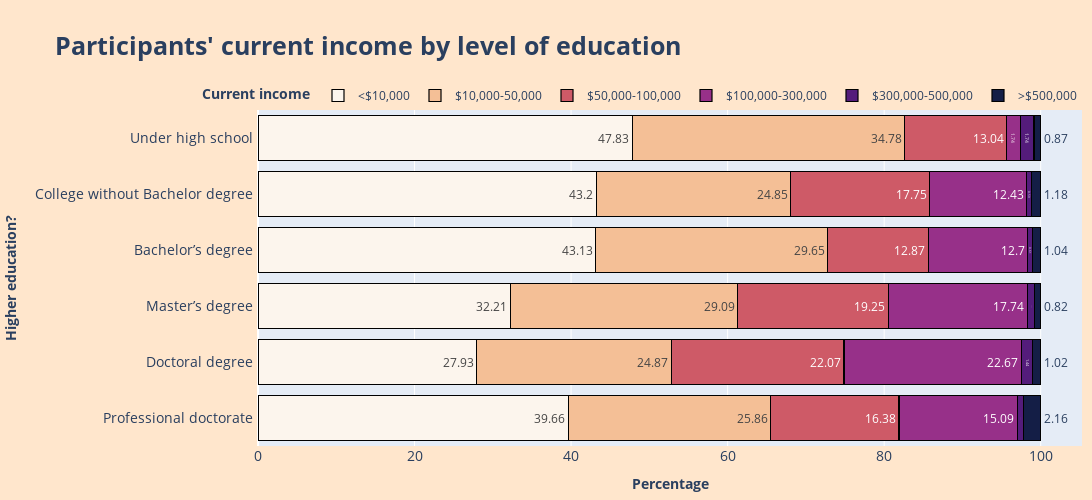

Notebook cell for this chart:
### Code cell
fig = stacked_bar_plot(filtered_education_income_df, 'Percentage', 'Higher education?', 'Current income' , 'Percentage', ['#FCF5ED', '#F4BF96', '#CE5A67', '#973089', '#541c7b','#141E46'],
                        'Higher education?', ['Under high school', 'College without Bachelor degree', 'Bachelor’s degree', 'Master’s degree', 'Doctoral degree', 'Professional doctorate'])
fig.update_layout(
    title_text = '<b>Participants\' current income by level of education</b>',
    height = 500,
    margin = dict(l=10, r=10, t=110, b=20),
    legend = dict(orientation = "h", yanchor="bottom", y=1, xanchor="right", x = 1 ),
)

fig.update_traces(marker_line_color = 'black', marker_line_width = 1.2, hovertemplate='<b>%{text} (%)</b> of <b>%{y}</b> have the income <b>%{fullData.name}</b>')
fig.show()

### Figure 1 — Plotly figure (JSON) as saved in the notebook; plotly's stock layout.template omitted (floating-point values rounded to 4 significant figures)
{"data": [{"alignmentgroup": "True", "hovertemplate": "<b>%{text} (%)</b> of <b>%{y}</b> have the income <b>%{fullData.name}</b>", "legendgroup": "<$10,000", "marker": {"color": "#FCF5ED", "line": {"color": "black", "width": 1.2}, "pattern": {"shape": ""}}, "name": "<$10,000", "offsetgroup": "<$10,000", "orientation": "h", "showlegend": true, "text": [43.13, 43.2, 27.93, 32.21, 39.66, 47.83], "textposition": "auto", "type": "bar", "x": [43.13, 43.2, 27.93, 32.21, 39.66, 47.83], "xaxis": "x", "y": ["Bachelor’s degree", "College without Bachelor degree", "Doctoral degree", "Master’s degree", "Professional doctorate", "Under high school"], "yaxis": "y"}, {"alignmentgroup": "True", "hovertemplate": "<b>%{text} (%)</b> of <b>%{y}</b> have the income <b>%{fullData.name}</b>", "legendgroup": "$10,000-50,000", "marker": {"color": "#F4BF96", "line": {"color": "black", "width": 1.2}, "pattern": {"shape": ""}}, "name": "$10,000-50,000", "offsetgroup": "$10,000-50,000", "orientation": "h", "showlegend": true, "text": [29.65, 24.85, 24.87, 29.09, 25.86, 34.78], "textposition": "auto", "type": "bar", "x": [29.65, 24.85, 24.87, 29.09, 25.86, 34.78], "xaxis": "x", "y": ["Bachelor’s degree", "College without Bachelor degree", "Doctoral degree", "Master’s degree", "Professional doctorate", "Under high school"], "yaxis": "y"}, {"alignmentgroup": "True", "hovertemplate": "<b>%{text} (%)</b> of <b>%{y}</b> have the income <b>%{fullData.name}</b>", "legendgroup": "$50,000-100,000", "marker": {"color": "#CE5A67", "line": {"color": "black", "width": 1.2}, "pattern": {"shape": ""}}, "name": "$50,000-100,000", "offsetgroup": "$50,000-100,000", "orientation": "h", "showlegend": true, "text": [12.87, 17.75, 22.07, 19.25, 16.38, 13.04], "textposition": "auto", "type": "bar", "x": [12.87, 17.75, 22.07, 19.25, 16.38, 13.04], "xaxis": "x", "y": ["Bachelor’s degree", "College without Bachelor degree", "Doctoral degree", "Master’s degree", "Professional doctorate", "Under high school"], "yaxis": "y"}, {"alignmentgroup": "True", "hovertemplate": "<b>%{text} (%)</b> of <b>%{y}</b> have the income <b>%{fullData.name}</b>", "legendgroup": "$100,000-300,000", "marker": {"color": "#973089", "line": {"color": "black", "width": 1.2}, "pattern": {"shape": ""}}, "name": "$100,000-300,000", "offsetgroup": "$100,000-300,000", "orientation": "h", "showlegend": true, "text": [12.7, 12.43, 22.67, 17.74, 15.09, 1.74], "textposition": "auto", "type": "bar", "x": [12.7, 12.43, 22.67, 17.74, 15.09, 1.74], "xaxis": "x", "y": ["Bachelor’s degree", "College without Bachelor degree", "Doctoral degree", "Master’s degree", "Professional doctorate", "Under high school"], "yaxis": "y"}, {"alignmentgroup": "True", "hovertemplate": "<b>%{text} (%)</b> of <b>%{y}</b> have the income <b>%{fullData.name}</b>", "legendgroup": "$300,000-500,000", "marker": {"color": "#541c7b", "line": {"color": "black", "width": 1.2}, "pattern": {"shape": ""}}, "name": "$300,000-500,000", "offsetgroup": "$300,000-500,000", "orientation": "h", "showlegend": true, "text": [0.61, 0.59, 1.44, 0.89, 0.86, 1.74], "textposition": "auto", "type": "bar", "x": [0.61, 0.59, 1.44, 0.89, 0.86, 1.74], "xaxis": "x", "y": ["Bachelor’s degree", "College without Bachelor degree", "Doctoral degree", "Master’s degree", "Professional doctorate", "Under high school"], "yaxis": "y"}, {"alignmentgroup": "True", "hovertemplate": "<b>%{text} (%)</b> of <b>%{y}</b> have the income <b>%{fullData.name}</b>", "legendgroup": ">$500,000", "marker": {"color": "#141E46", "line": {"color": "black", "width": 1.2}, "pattern": {"shape": ""}}, "name": ">$500,000", "offsetgroup": ">$500,000", "orientation": "h", "showlegend": true, "text": [1.04, 1.18, 1.02, 0.82, 2.16, 0.87], "textposition": "auto", "type": "bar", "x": [1.04, 1.18, 1.02, 0.82, 2.16, 0.87], "xaxis": "x", "y": ["Bachelor’s degree", "College without Bachelor degree", "Doctoral degree", "Master’s degree", "Professional doctorate", "Under high school"], "yaxis": "y"}], "layout": {"barmode": "stack", "height": 500, "legend": {"orientation": "h", "title": {"text": "<b>Current income</b>"}, "tracegroupgap": 0, "x": 1, "xanchor": "right", "y": 1, "yanchor": "bottom"}, "margin": {"b": 20, "l": 10, "r": 10, "t": 110}, "paper_bgcolor": "#ffe6cc", "title": {"font": {"size": 25}, "text": "<b>Participants' current income by level of education</b>"}, "width": 1100, "xaxis": {"anchor": "y", "domain": [0, 1], "tickfont": {"size": 14}, "title": {"text": "<b>Percentage</b>"}}, "yaxis": {"anchor": "x", "categoryarray": ["Professional doctorate", "Doctoral degree", "Master’s degree", "Bachelor’s degree", "College without Bachelor degree", "Under high school"], "categoryorder": "array", "domain": [0, 1], "tickfont": {"size": 14}, "ticksuffix": " ", "title": {"text": "<b>Higher education?</b>"}}}}
